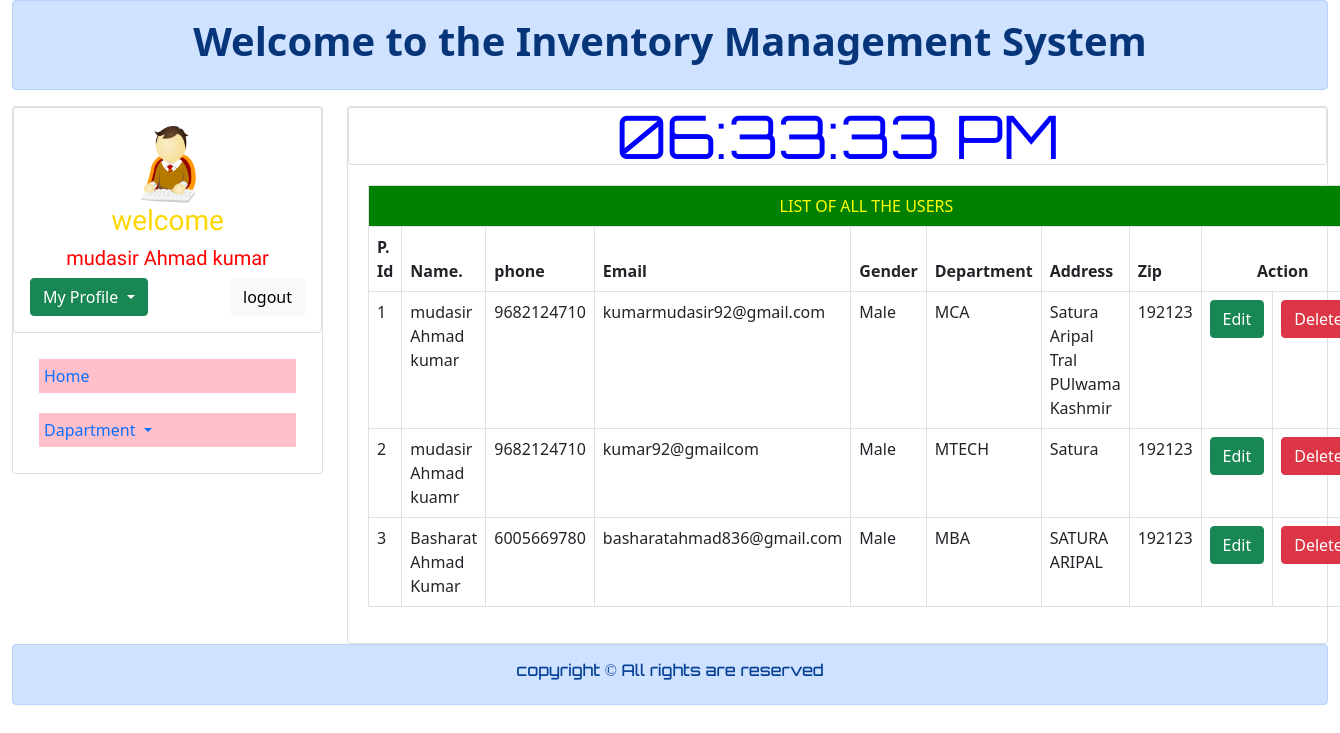
The page /admin/manage_users.php (signed in) on the database its author committed.
### tables this page shows
CREATE TABLE `registration` (
  `id` int(10) NOT NULL,
  `name` varchar(50) NOT NULL,
  `phone` varchar(13) NOT NULL,
  `email` varchar(50) NOT NULL,
  `password` varchar(50) NOT NULL,
  `gender` varchar(10) NOT NULL,
  `department` varchar(30) NOT NULL,
  `address` varchar(100) NOT NULL,
  `zip` int(10) NOT NULL
);

### admin/manage_users.php (the view, shortened to what this page needs)
<?php
include 'connection.php';
?>
<!DOCTYPE html>
<html lang="en">
<head>
    <link href="https://cdn.jsdelivr.net/npm/bootstrap@5.0.0/dist/css/bootstrap.min.css" rel="stylesheet">
</head>
<body>
    <div class="container-fluid">
        <div class="row">
            <div class="col-md-12">
                        <div class="alert alert-primary" role="alert">
                            <h1 class="text-center"> <a href="#" class="alert-link" style="text-decoration: none;">Welcome to the Inventory Management System</a></h1>
                        </div>
            </div>
        </div>
        <div class="row">
            <div class="col-md-3">
                <div class="card">
                <div class="row">
                         <div class="col-md-12">
                             <div class="card">
                                <div class="card-body">
                                    <div class="row">
                                    <div class="col-md-4"></div>
                                        <div class="col-md-4">
                                          <img style="height:80px; width: 80px; border-radious:50px; justify-item: center;" src="../img/logo.png" alt="">
                                        </div>
                                        <div class="col-md-4"></div>
                                    </div>
                                    <h3 class="text-center" style="font-family: 'Texturina', serif; color:gold">welcome</h3>
                                    <h2 class="text-center "  style="font-family: 'Texturina', serif; color:red; font-size:20px"><?php echo $_SESSION['name'];?></h2>
                                   <div class="dropdown">
                                        <button class="btn btn-success dropdown-toggle" type="button" id="dropdownMenuButton1" data-bs-toggle="dropdown" aria-expanded="false">
                                            My Profile
                                        </button>
                                        <a class="btn btn-light" style="float:right;" href="logout.php" role="button">logout</a>
                                    </div>
                                </div>
                             </div>
                         </div>
                     </div>
                    <div class="card-body">
                        <nav class="nav flex-column">
                            <a class="nav-link" href="admin_dashboard.php">Home</a>
                            <a class="nav-link dropdown-toggle" href="#" id="navbarDropdown" role="button" data-bs-toggle="dropdown" aria-expanded="false">
                            Dapartment
                            </a>
                         </nav>
                    </div>
                </div>
            </div>
            <div class="col-md-9">
                <div class="card">
                     <div class="row">
                         <div class="col-md-12">
                             <div class="card">
                                <div class="card-body"><br>
                                <div id="MyClockDisplay" class="clock"></div>
                                </div>
                             </div>
                         </div>
                     </div>
                    <div class="card-body" style="margin:10px; padding:10px;">
                    <div class="row">
                            <div class="col-md-10">
                                <table class="table table-bordered table-hover">
                                    <thead>
                                        <tr>
                                        <td colspan="10" style="color:yellow; background-color:green; text-align: center;">LIST OF ALL THE USERS</td>
                                        </tr>
                                        <tr>
                                            <th>P. Id</th>
                                            <th>Name.</th>
                                            <th>phone</th>
                                            <th>Email</th>
                                            <th>Gender</th>
                                            <th>Department</th>
                                            <th>Address</th>
                                            <th>Zip</th>
                                            <th colspan="2" style="text-align: center;">Action</th>
                                        </tr>
                                    </thead>
                                    <?php
                                        $query = "select * from registration";
                                        $query_run = mysqli_query($connection,$query);
                                        while($row = mysqli_fetch_assoc($query_run)){
                                            ?>
                                            <tr>
                                                <td><?php echo $row['id'];?></td>
                                                <td><?php echo $row['name'];?></td>
                                                <td><?php echo $row['phone'];?></td>
                                                <td><?php echo $row['email'];?></td>
                                                <td><?php echo $row['gender'];?></td>
                                                <td><?php echo $row['department'];?></td>
                                                <td><?php echo $row['address'];?></td>
                                                <td><?php echo $row['zip'];?></td>
                                                <td>
                                                    <button class="btn btn-success" name=""><a style="text-decoration: none; color: white;" href="edit_users_profile.php?cid=<?php echo $row['id'];?>">Edit</a></button>
                                                </td>
                                                <td>
                                                    <button class="btn btn-danger" name=""><a style="text-decoration: none; color: white;" href="delete_users_profile.php?cid=<?php echo $row['id'];?>">Delete</a></button>
                                                </td>
                                            </tr>
                                            <?php
                                        }
                                    ?>
                                </table>
                            </div>
	                    </div>
                    </div>
                </div>
            </div>
        </div>
        <div class="row">
            <div class="col-md-12">
                        <div class="alert alert-primary" role="alert">
                            <h6 class="text-center" style="text-decoration: none; font-family: Orbitron;"> copyright &copy; All rights are reserved</h6>
                        </div>
            </div>
    </div>
</body>
</html>

### admin/manage_users.php (style rules this page uses)
.nav { color: black; }
.nav a { padding: 5px; margin:10px; background-color: pink; }
.clock { position: absolute; top: 50%; left: 50%; transform: translateX(-50%) translateY(-50%); color: blue; font-family: Orbitron; font-size: 60px; padding: 0px 5px 0px 5px; }

### rows shown on the page
registration: id "1", name "mudasir Ahmad kumar", phone "9682124710", email "kumarmudasir92@gmail.com", gender "Male", department "MCA", address "Satura Aripal Tral PUlwama Kashmir", zip "192123"
registration: id "2", name "mudasir Ahmad kuamr", phone "9682124710", email "kumar92@gmailcom", gender "Male", department "MTECH", address "Satura", zip "192123"
registration: id "3", name "Basharat Ahmad Kumar", phone "6005669780", email "basharatahmad836@gmail.com", gender "Male", department "MBA", address "SATURA ARIPAL", zip "192123"

### other values the page prints
$_SESSION['name'] "mudasir Ahmad kumar"
